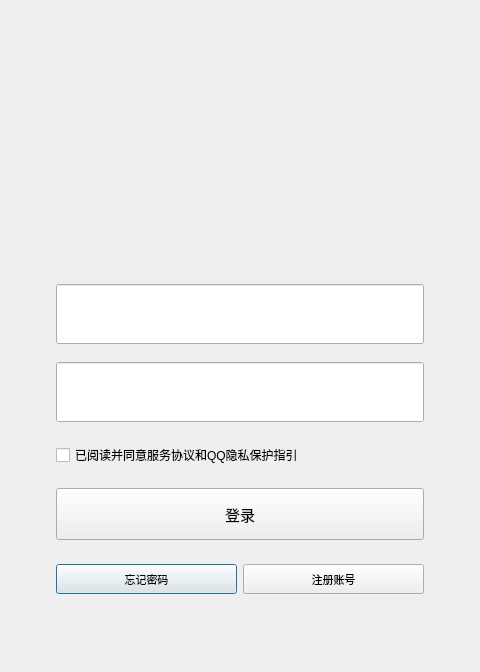
<?xml version="1.0" encoding="UTF-8"?>
<ui version="4.0">
 <class>LoginDialog</class>
 <widget class="QDialog" name="LoginDialog">
  <property name="geometry">
   <rect>
    <x>0</x>
    <y>0</y>
    <width>480</width>
    <height>672</height>
   </rect>
  </property>
  <property name="minimumSize">
   <size>
    <width>480</width>
    <height>672</height>
   </size>
  </property>
  <property name="maximumSize">
   <size>
    <width>480</width>
    <height>672</height>
   </size>
  </property>
  <property name="windowTitle">
   <string>登录</string>
  </property>
  <layout class="QVBoxLayout" name="verticalLayout">
   <item>
    <layout class="QGridLayout" name="gridLayout">
     <item row="1" column="1">
      <widget class="QLineEdit" name="idEdit">
       <property name="minimumSize">
        <size>
         <width>0</width>
         <height>60</height>
        </size>
       </property>
       <property name="maximumSize">
        <size>
         <width>16777215</width>
         <height>60</height>
        </size>
       </property>
       <property name="font">
        <font>
         <pointsize>10</pointsize>
        </font>
       </property>
      </widget>
     </item>
     <item row="10" column="1">
      <spacer name="verticalSpacer">
       <property name="orientation">
        <enum>Qt::Vertical</enum>
       </property>
       <property name="sizeType">
        <enum>QSizePolicy::Fixed</enum>
       </property>
       <property name="sizeHint" stdset="0">
        <size>
         <width>20</width>
         <height>67</height>
        </size>
       </property>
      </spacer>
     </item>
     <item row="1" column="0">
      <spacer name="horizontalSpacer">
       <property name="orientation">
        <enum>Qt::Horizontal</enum>
       </property>
       <property name="sizeType">
        <enum>QSizePolicy::Fixed</enum>
       </property>
       <property name="sizeHint" stdset="0">
        <size>
         <width>45</width>
         <height>20</height>
        </size>
       </property>
      </spacer>
     </item>
     <item row="9" column="1">
      <layout class="QHBoxLayout" name="horizontalLayout">
       <item>
        <widget class="QPushButton" name="revisePasswordButton">
         <property name="minimumSize">
          <size>
           <width>0</width>
           <height>30</height>
          </size>
         </property>
         <property name="maximumSize">
          <size>
           <width>16777215</width>
           <height>30</height>
          </size>
         </property>
         <property name="font">
          <font>
           <pointsize>8</pointsize>
          </font>
         </property>
         <property name="text">
          <string>忘记密码</string>
         </property>
        </widget>
       </item>
       <item>
        <widget class="QPushButton" name="enrollButton">
         <property name="minimumSize">
          <size>
           <width>0</width>
           <height>30</height>
          </size>
         </property>
         <property name="maximumSize">
          <size>
           <width>16777215</width>
           <height>30</height>
          </size>
         </property>
         <property name="font">
          <font>
           <pointsize>8</pointsize>
          </font>
         </property>
         <property name="text">
          <string>注册账号</string>
         </property>
        </widget>
       </item>
      </layout>
     </item>
     <item row="1" column="2">
      <spacer name="horizontalSpacer_2">
       <property name="orientation">
        <enum>Qt::Horizontal</enum>
       </property>
       <property name="sizeType">
        <enum>QSizePolicy::Fixed</enum>
       </property>
       <property name="sizeHint" stdset="0">
        <size>
         <width>45</width>
         <height>20</height>
        </size>
       </property>
      </spacer>
     </item>
     <item row="7" column="1">
      <widget class="QPushButton" name="loginButton">
       <property name="minimumSize">
        <size>
         <width>0</width>
         <height>52</height>
        </size>
       </property>
       <property name="maximumSize">
        <size>
         <width>16777215</width>
         <height>52</height>
        </size>
       </property>
       <property name="sizeIncrement">
        <size>
         <width>0</width>
         <height>35</height>
        </size>
       </property>
       <property name="font">
        <font>
         <pointsize>11</pointsize>
        </font>
       </property>
       <property name="text">
        <string>登录</string>
       </property>
      </widget>
     </item>
     <item row="6" column="1">
      <spacer name="verticalSpacer_4">
       <property name="orientation">
        <enum>Qt::Vertical</enum>
       </property>
       <property name="sizeType">
        <enum>QSizePolicy::Fixed</enum>
       </property>
       <property name="sizeHint" stdset="0">
        <size>
         <width>20</width>
         <height>15</height>
        </size>
       </property>
      </spacer>
     </item>
     <item row="3" column="1">
      <widget class="QLineEdit" name="passwordEdit">
       <property name="minimumSize">
        <size>
         <width>0</width>
         <height>60</height>
        </size>
       </property>
       <property name="maximumSize">
        <size>
         <width>16777215</width>
         <height>60</height>
        </size>
       </property>
       <property name="font">
        <font>
         <pointsize>10</pointsize>
        </font>
       </property>
      </widget>
     </item>
     <item row="5" column="1">
      <widget class="QCheckBox" name="checkBox">
       <property name="font">
        <font>
         <pointsize>9</pointsize>
        </font>
       </property>
       <property name="text">
        <string>已阅读并同意服务协议和QQ隐私保护指引</string>
       </property>
      </widget>
     </item>
     <item row="8" column="1">
      <spacer name="verticalSpacer_3">
       <property name="orientation">
        <enum>Qt::Vertical</enum>
       </property>
       <property name="sizeType">
        <enum>QSizePolicy::Fixed</enum>
       </property>
       <property name="sizeHint" stdset="0">
        <size>
         <width>20</width>
         <height>18</height>
        </size>
       </property>
      </spacer>
     </item>
     <item row="4" column="1">
      <spacer name="verticalSpacer_5">
       <property name="orientation">
        <enum>Qt::Vertical</enum>
       </property>
       <property name="sizeType">
        <enum>QSizePolicy::Fixed</enum>
       </property>
       <property name="sizeHint" stdset="0">
        <size>
         <width>20</width>
         <height>15</height>
        </size>
       </property>
      </spacer>
     </item>
     <item row="0" column="1">
      <spacer name="verticalSpacer_2">
       <property name="orientation">
        <enum>Qt::Vertical</enum>
       </property>
       <property name="sizeHint" stdset="0">
        <size>
         <width>20</width>
         <height>40</height>
        </size>
       </property>
      </spacer>
     </item>
     <item row="2" column="1">
      <spacer name="verticalSpacer_6">
       <property name="orientation">
        <enum>Qt::Vertical</enum>
       </property>
       <property name="sizeType">
        <enum>QSizePolicy::Fixed</enum>
       </property>
       <property name="sizeHint" stdset="0">
        <size>
         <width>20</width>
         <height>12</height>
        </size>
       </property>
      </spacer>
     </item>
    </layout>
   </item>
  </layout>
 </widget>
 <resources/>
 <connections/>
</ui>
